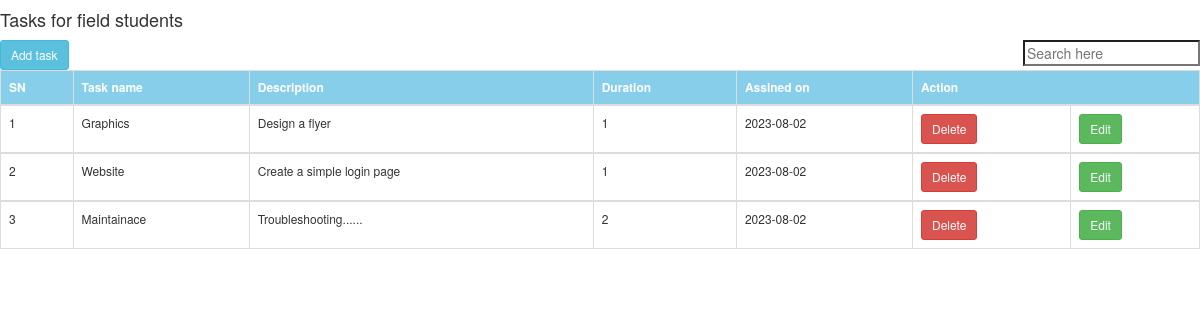
The page /tasks.php on the database its author committed.
### tables this page shows
CREATE TABLE `task` (
  `task_id` int(11) NOT NULL,
  `task_name` varchar(255) DEFAULT NULL,
  `task_description` varchar(255) DEFAULT NULL,
  `task_duration` int(11) DEFAULT NULL,
  `task_posted_date` date DEFAULT NULL,
  `staff_id` int(11) NOT NULL
);

### tasks.php (the view, shortened to what this page needs)
<html>
    <head>
        <?php include_once'links.php'; ?>
    <head>
            <body>
                    <h4>Tasks for field students</h4>
                    <a class="btn btn-info btn-sm" href="add_task.php">Add task</a>
                    <span style="float:right;"><input  oninput="w3.filterHTML('#id01', 'tr', this.value)" type="search" minlength="5" placeholder="Search here"></span>
                    <div class="tbl">
                        <?php
                        include_once'dbconect.php';
$sql = "SELECT * FROM task";
if($result = mysqli_query($conn, $sql)){
    if(mysqli_num_rows($result) > 0){
        echo "<table class='table table-bordered table-hover responsive'>";
            echo "<tr>";
                echo "<th>SN</th>";
                echo "<th>Task name</th>";
                echo "<th>Description</th>";
                echo "<th>Duration</th>";
                echo "<th>Assined on</th>";
                echo "<th colspan='2'>Action</th>";
            echo "</tr>";
            $count=mysqli_num_rows($result);
            $i=1;
            while ($i<=$count) {
        while($row = mysqli_fetch_array($result)){
            echo "<tbody id='id01'>";
            echo "<tr>";
                 echo "<td>" . $i . "</td>";
                echo "<td>" . $row['task_name'] . "</td>";
                echo "<td>" . $row['task_description'] . "</td>";
                echo "<td>" . $row['task_duration'] . "</td>";
                echo "<td>" . $row['task_posted_date'] . "</td>";
                ?>
                  <form action="delete_task.php" method="post">
                <td>
                <input type="submit" name="delete" class="btn btn-sm btn-danger" value="Delete" onclick="return confirm('Are you sure you want to delete?');">
               </td>
                 </form>
                <td><a class="btn btn-success btn-sm" href="edit_task.php?student_id=<?php echo $row['task_id'];?>"><span></span>Edit</a></td>
                <?php
            echo "</tr>";
            echo "</tbody>";
            $i++;
        }
    }
        echo "</table>";
    } else{
        echo "No records matching your query were found.";
    }
} else{
    echo "ERROR: Could not able to execute $sql. " . mysqli_error($conn);
}
?>
                    </div>
            </body>
</html>

### css/w3.css (style rules this page uses)
*,*:before,*:after { box-sizing:inherit }
html { -ms-text-size-adjust:100%;-webkit-text-size-adjust:100% }
body { margin:0 }
a { background-color:transparent }
button,input,select,textarea,optgroup { font:inherit;margin:0 }
button,input { overflow:visible }
button,[type=button],[type=reset],[type=submit] { -webkit-appearance:button }
[type=search] { -webkit-appearance:textfield;outline-offset:-2px }
html,body { font-family:Verdana,sans-serif;font-size:15px;line-height:1.5 }
html { overflow-x:hidden }
h4 { font-size:20px }
h1,h2,h3,h4,h5,h6 { font-family:"Segoe UI",Arial,sans-serif;font-weight:400;margin:10px 0 }
a { color:inherit }

### css/styles.css (style rules this page uses)
a { text-decoration: none; }
table { width: 100%; }
table,th,td { border-collapse: collapse; font-size: 12px; }
th { color: white; background-color: skyblue; }
form { padding: 10px; }
.tbl { overflow-x: auto; }

### tasks.php (style rules this page uses)
.tbl { overflow-x: auto; }

### rows shown on the page
task: task_name "Graphics", task_description "Design a flyer", task_duration "1", task_posted_date "2023-08-02"
task: task_name "Website", task_description "Create a simple login page", task_duration "1", task_posted_date "2023-08-02"
task: task_name "Maintainace", task_description "Troubleshooting......", task_duration "2", task_posted_date "2023-08-02"
